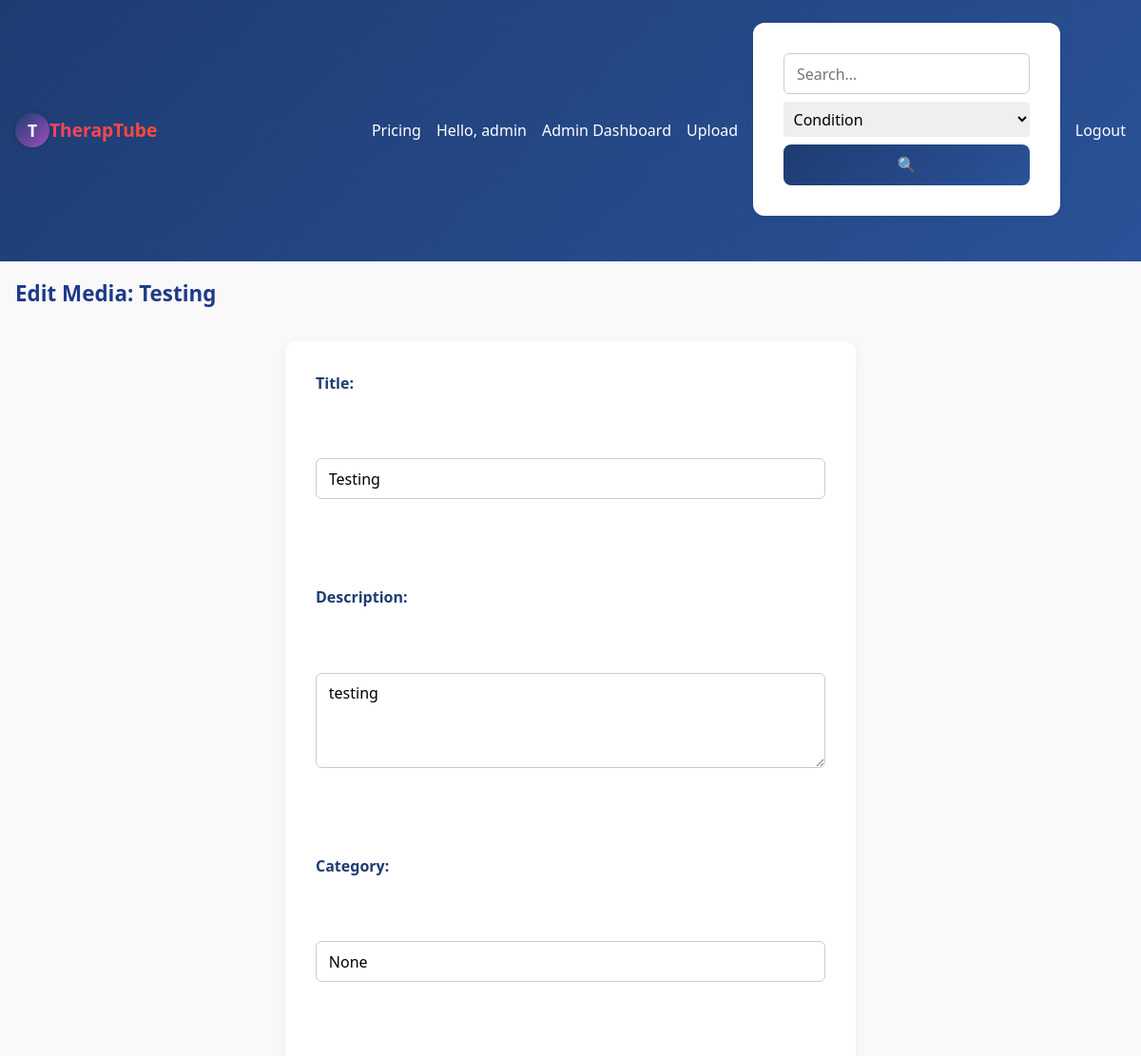
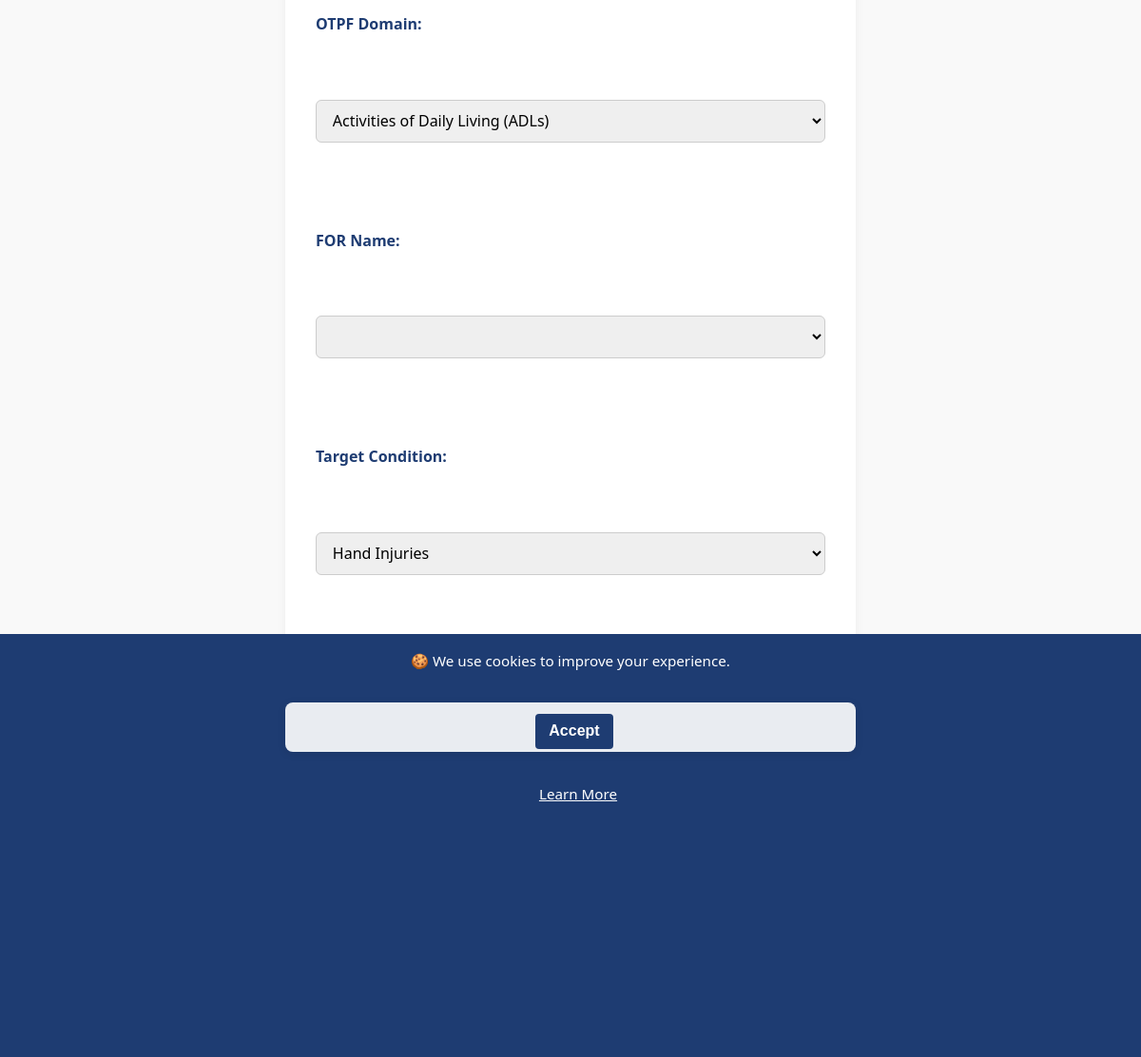
Screenshot of /media/1/edit (signed in) with the database file from the repository (2 pictures, top to bottom).
### app.py (models this page shows, shortened)
class User(db.Model, UserMixin):
    id = db.Column(db.Integer, primary_key=True)
    username = db.Column(db.String(80), unique=True, nullable=False)
    email    = db.Column(db.String(120), unique=True)
    invite_code_used = db.Column(db.String(36))
    password_hash = db.Column(db.String(128), nullable=False)
    role = db.Column(db.String(32), nullable=False) # 'client', 'therapist', 'admin',
    media_uploaded = db.relationship('Media', backref='uploader', lazy=True)
    watch_history = db.relationship('WatchHistory', backref='user', lazy=True)

class Media(db.Model):
    id = db.Column(db.Integer, primary_key=True)
    filename = db.Column(db.String(200), nullable=False)
    thumbnail = db.Column(db.String(200))
    title = db.Column(db.String(120), nullable=False)
    description = db.Column(db.Text, nullable=True)
    category = db.Column(db.String(80), nullable=True)
    otpf_domain = db.Column(db.String(50))
    for_name = db.Column(db.String(50))
    target_condition = db.Column(db.String(50))
    uploader_id = db.Column(db.Integer, db.ForeignKey('user.id'))
    view_count = db.Column(db.Integer, default=0)
    upload_time = db.Column(db.DateTime, default=datetime.utcnow)

### app.py (the view, shortened to what this page needs)
@app.route('/media/<int:media_id>/edit', methods=['GET', 'POST'])
@login_required
def edit_media(media_id):
    current_utc_year = datetime.now(timezone.utc).year
    media = Media.query.get_or_404(media_id)
    if current_user.id != media.uploader_id and current_user.role != 'therapist':
        flash("You don't have permission to edit this media.", 'danger') # Added category
        return redirect(url_for('therapist_dashboard')) # <--- UPDATED: Redirect to therapist dashboard
    return render_template('edit_media.html', media=media, taxonomy=TAXONOMY, current_year=current_utc_year)

### app.py (called while the page is built, shortened)
@app.context_processor
def inject_global_data():
    has_sub = False
    if current_user.is_authenticated:
        has_sub = has_active_subscription(current_user)
    return {
        'app_version': APP_VERSION,  # Assuming APP_VERSION is defined globally or from config
        'utc_now': datetime.now(timezone.utc),
        'has_active_subscription': has_active_subscription, # Make the function itself available
        'current_user': current_user, # Flask-Login usually injects this, but explicit is fine
        'user_has_active_subscription': has_sub # A boolean flag for simpler checks in templates
    }

@login_manager.user_loader
def load_user(user_id):
    return User.query.get(int(user_id))

def has_active_subscription(user):
    if not user.is_authenticated:
        return False # Unauthenticated users never have an active subscription
    if user.role in ['admin', 'caregiver']:
        return True

### templates/edit_media.html (shortened to what this page needs)
{% extends 'base.html' %}
{% block content %}
<h2>Edit Media: {{ media.title }}</h2>
<form method="POST">
    <label>Title:</label><br>
    <input type="text" name="title" value="{{ media.title }}" required><br><br>
    <label>Description:</label><br>
    <textarea name="description" required>{{ media.description }}</textarea><br><br>
    <label>Category:</label><br>
    <input type="text" name="category" value="{{ media.category }}"><br><br>
    <label>OTPF Domain:</label><br>
    <select name="otpf_domain" required>
        {% for d in taxonomy.otpf_domains %}
        <option value="{{ d }}" {% if media.otpf_domain == d %}selected{% endif %}>{{ d }}</option>
        {% endfor %}
    </select><br><br>
    <label>FOR Name:</label><br>
    <select name="for_name">
    </select><br><br>
    <label>Target Condition:</label><br>
    <select name="target_condition">
        {% for c in taxonomy.conditions %}
        <option value="{{ c }}" {% if media.target_condition == c %}selected{% endif %}>{{ c }}</option>
        {% endfor %}
    </select><br><br>
    <button type="submit">Update</button>
</form>
{% endblock %}

### templates/base.html (shortened to what this page needs)
<!doctype html>
<html lang="en">
<head>
    <link rel="stylesheet" href="{{ url_for('static', filename='style.css') }}">
    <link rel="stylesheet" href="https://cdnjs.cloudflare.com/ajax/libs/font-awesome/6.5.0/css/all.min.css">
</head>
<body>
    <nav class="navbar">
        <div class="nav-brand">
            {% if current_user.is_authenticated %}
                {% if current_user.role == 'client' %}
                    <a href="{{ url_for('client_dashboard') }}">
                        <div class="logo-circle animate-spin">
                            <span class="logo-text">T</span>
                        </div>
                        <span class="brand-text">TherapTube</span>
                    </a>
                {% else %}
                    <a href="{{ url_for('index') }}">
                        <div class="logo-circle animate-spin">
                            <span class="logo-text">T</span>
                        </div>
                        <span class="brand-text">TherapTube</span>
                    </a>
                {% endif %}
            {% endif %}
        </div>
        <div class="nav-links">
            <a href="{{ url_for('pricing') }}">Pricing</a>
            {% if current_user.is_authenticated %}
                <span class="user-greet">Hello, {{ current_user.username }}
                </span>
                {% if current_user.role == 'client' %}
                    <a href="{{ url_for('client_dashboard') }}">Dashboard</a>
                    {% if has_active_subscription(current_user) %}
                        <a href="{{ url_for('progress') }}">My Progress</a>
                        <a href="{{ url_for('recent') }}">Recently Watched</a>
                        <form action="{{ url_for('search') }}" method="get" class="search-form">
                            <input type="text" name="q" placeholder="Search…" value="{{ request.args.get('q','') }}">
                            {#
                            <select name="condition" aria-label="Select a condition">
                                <option value="">Condition</option>
                                {% for c in taxonomy.conditions %}
                                    <option value="{{ c }}" {% if request.args.get('condition')==c %}selected{% endif %}>{{ c }}</option>
                                {% endfor %}
                            </select>
                            <select name="otpf_domain" aria-label="Select an OTPF domain">
                                <option value="">Domain</option>
                                {% for d in taxonomy.otpf_domains %}
                                    <option value="{{ d }}" {% if request.args.get('otpf_domain')==d %}selected{% endif %}>{{ d }}</option>
                                {% endfor %}
                            </select>
                            #}
                            <button type="submit" class="search-btn">🔍</button>
                        </form>
                    {% endif %}
                {% elif current_user.role == 'admin' %}
                    <a href="{{ url_for('admin_dashboard') }}">Admin Dashboard</a>
                    <a href="{{ url_for('upload') }}">Upload</a>
                    <form action="{{ url_for('search') }}" method="get" class="search-form">
                        <input type="text" name="q" placeholder="Search…" value="{{ request.args.get('q','') }}">
                        <select name="condition" aria-label="Select a condition">
                            <option value="">Condition</option>
                        </select>
                        <button type="submit" class="search-btn">🔍</button>
                    </form>
                {% endif %}
                <a href="{{ url_for('logout') }}">Logout</a>
            {% else %}
                <a href="{{ url_for('login') }}">Login</a>
                <a href="{{ url_for('register') }}">Register</a>
            {% endif %}
        </div>
    </nav>
    <div class="container">
        {% block content %}{% endblock %}
    </div>
    <footer class="footer sticky-footer">
        <div class="footer-top">
            <span>&copy; {{ current_year }} TherapTube</span>
            <span>Version {{ app_version }}</span>
            <span>Designed by Atom De Legend</span>
            <span>
                <a href="mailto:info@example.com">Contact</a> |
                <a href="{{ url_for('privacy') }}">Privacy</a> |
                <a href="{{ url_for('terms') }}">Terms</a> |
                <a href="{{ url_for('cookies') }}">Cookies</a> |
                <a href="{{ url_for('about') }}">About</a>
            </span>
        </div>
    </footer>
    {% if not request.cookies.get('cookies_accepted') %}
        <div id="cookie-banner" class="cookie-banner">
            🍪 We use cookies to improve your experience.
            <form method="post" action="{{ url_for('accept_cookies') }}" class="cookie-inline-form">
                <button type="submit">Accept</button>
            </form>
            <a href="{{ url_for('cookies') }}">Learn More</a>
        </div>
    {% endif %}
</body>

### static/style.css (style rules this page uses)
:root { --color-primary: #1e3c72; --color-primary-light: #2a5298; --color-accent: #9d50bb; --color-accent-dark: #6e48aa; --color-bg: #f9f9f9; --color-text: #222; --color-white: #fff; --gradient-primary: linear-gradient(135deg, var(--color-primary), var(--color-primary-light)); --gradient-accent: linear-gradient(135deg, var(--color-accent), var(--color-accent-dark)); }
* { margin: 0; padding: 0; box-sizing: border-box; }
body { font-family: 'Segoe UI', sans-serif; background: var(--color-bg); color: var(--color-text); line-height: 1.6; }
a { text-decoration: none; color: var(--color-primary); transition: 0.3s ease; }
.container { max-width: 1200px; margin: auto; padding: 1rem; }
.navbar { background: var(--gradient-primary); padding: 1rem; display: flex; flex-wrap: wrap; align-items: center; justify-content: space-between; position: sticky; top: 0; z-index: 1000; }
.nav-brand { display: flex; align-items: center; gap: 0.5rem; }
.nav-brand a { display: flex; align-items: center; text-decoration: none; color: var(--color-primary); font-size: 1.4rem; font-weight: bold; }
.logo-circle { width: 36px; height: 36px; background: linear-gradient(135deg, var(--color-primary), var(--color-accent)); border-radius: 50%; display: flex; justify-content: center; align-items: center; box-shadow: 0 0 6px rgba(0,0,0,0.15); }
.logo-text { color: #fff; font-weight: bold; font-size: 1.1rem; font-family: 'Segoe UI', sans-serif; }
.animate-spin { animation: slowSpin 6s linear infinite; }
.brand-text { font-weight: bold; font-size: 1.2rem; background: linear-gradient(45deg, #ff416c, #ff4b2b); -webkit-background-clip: text; background-clip: text; -webkit-text-fill-color: transparent; font-family: 'Segoe UI', sans-serif; }
.nav-links { display: flex; flex-wrap: wrap; gap: 1rem; align-items: center; }
.nav-links a, .user-greet { color: var(--color-white); font-weight: 500; }
.search-form { display: flex; flex-wrap: wrap; gap: 0.5rem; margin-top: 0.5rem; }
.search-form input, .search-form select { padding: 0.4rem; border-radius: 4px; border: none; outline: none; }
.search-form input { flex: 1; min-width: 150px; }
.footer { background: var(--gradient-accent); color: var(--color-white); text-align: center; padding: 1rem 0; margin-top: 2rem; }
.footer-top span { display: block; margin: 0.3rem 0; }
.footer-top a { color: var(--color-white); font-weight: 500; }
.container { padding-bottom: 120px; }
form { background: var(--color-white); max-width: 600px; margin: 2rem auto; padding: 2rem; border-radius: 12px; box-shadow: 0 4px 12px rgba(0,0,0,0.05); display: flex; flex-direction: column; gap: 1.25rem; }
form label { display: flex; flex-direction: column; font-weight: 600; color: var(--color-primary); gap: 0.5rem; }
input[type="text"], textarea, select, input[type="file"] { padding: 0.6rem 0.8rem; border: 1px solid #ccc; border-radius: 6px; font-size: 1rem; font-family: inherit; width: 100%; }
textarea { resize: vertical; min-height: 100px; }
button[type="submit"] { background: var(--gradient-primary); color: var(--color-white); padding: 0.75rem 1.5rem; border: none; border-radius: 8px; font-weight: bold; font-size: 1rem; cursor: pointer; transition: background 0.3s ease; }
h2 { font-size: 1.4rem; margin-bottom: 1rem; color: #1e3a8a; }
.cookie-banner { position: fixed; bottom: 0; left: 0; width: 100%; height: 20%; background: var(--color-primary); color: #fff; padding: 1rem; text-align: center; z-index: 9999; font-size: 0.95rem; }
.cookie-banner button { margin-left: 0.5rem; margin-top: 0.5rem; background: #fff; color: var(--color-primary); border: none; padding: 0.4rem 0.8rem; border-radius: 4px; cursor: pointer; }
.cookie-banner a { color: #fff; margin-left: 1rem; text-decoration: underline; }
.cookie-inline-form { display: flex; align-items: center; justify-content: center; padding: 0.2rem; background: rgba(255, 255, 255, 0.9); border-radius: 8px; box-shadow: 0 2px 10px rgba(0, 0, 0, 0.1); }
.cookie-inline-form button { background: var(--color-primary); color: #fff; margin-top: 0.5rem; border: none; padding: 0.6rem 0.9rem; border-radius: 4px; cursor: pointer; }

### rows the page displays
User: username "admin"
Media: title "Testing", description "testing", category "None", target_condition "Hand Injuries"

### other values shown
form field otpf_domain "Activities of Daily Living (ADLs)"
